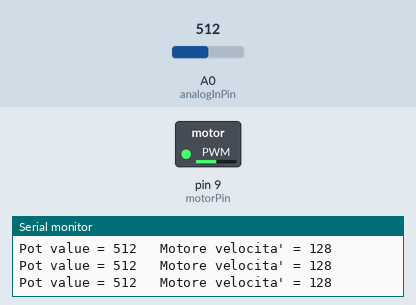
Simulated run of this sketch. Board: Arduino Uno, built with avr-gcc and run on an emulated ATmega328P. On the bench: switched loads named in the sketch (green lamp = pin HIGH), the last lines printed to the serial monitor. Inputs (shaded band) come from the test bench; at power-on: A0 (analogInPin) = 512.

Above: at 1.2 s.
1.3 s: A0 (analogInPin) set to 122
At 2.5 s:
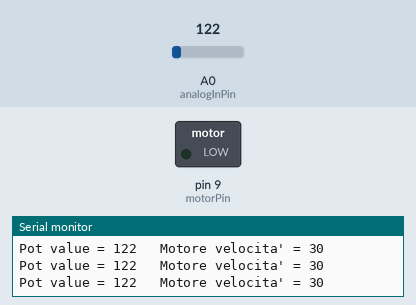
2.8 s: A0 (analogInPin) set to 193
5.8 s: A0 (analogInPin) set to 218
At 6.2 s:
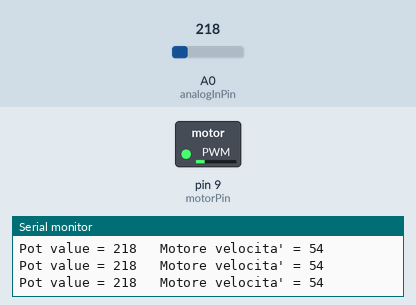
7.3 s: A0 (analogInPin) set to 386
At 8.4 s:
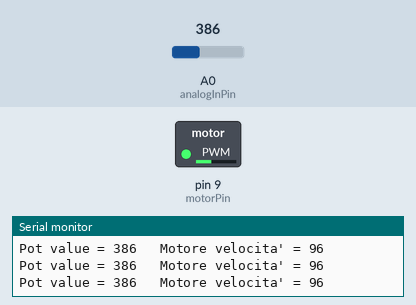
10.3 s: A0 (analogInPin) set to 411
At 11.8 s:
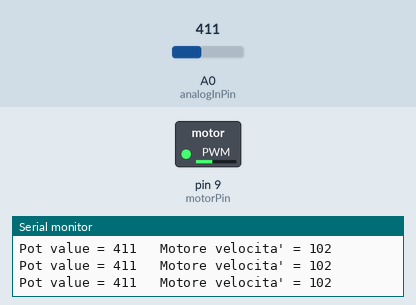
13.3 s: A0 (analogInPin) set to 0
At 14.5 s:
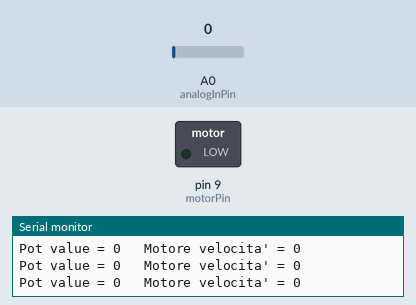
Timing chart, 0 to 15.8 s (numbered marks = the images above; inputs shaded):
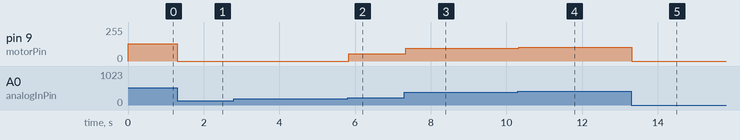

Measured:
- the behaviour switches between 203 and 204 on A0 (analogInPin) (found by bisection; images 1 and 2)
- after the input at 1.3 s, pin 9 (motorPin): 128/255 → 0/255 at once
- after the input at 5.8 s, pin 9 (motorPin): 0/255 → 54/255 at once
- after the input at 7.3 s, pin 9 (motorPin): 54/255 → 96/255 at once
- after the input at 10.3 s, pin 9 (motorPin): 96/255 → 102/255 at once
- after the input at 13.3 s, pin 9 (motorPin): 102/255 → 0/255 at once

The sketch:

simple_motor_PWM_potenziometer__minimum_transistor_diode_3.ino
```cpp
/*
  Simple Motor : Potenziometro con minimo

 Motore DC con variazione della velocita' impostata
 tramite un potenziometro 10k ohms,
 settato un valore minimo sotto il quale il motore
 non viene attivato.

 Schema: http://lab.piffa.net/schemi/motor_pot_bb.png

 */

const int analogInPin  = A0; // Pin a cui e' collegato il potenziometro
const int motorPin     = 9;

int potValue     = 0;
int motValue   = 0;
const int minMotValue = 50 ; // Valore minimo per il motore,
            // questo variera' in base ai motori

void setup() {
  pinMode(motorPin, OUTPUT);
  Serial.begin(9600); // Debuggin

}
void loop() {
  potValue = analogRead(analogInPin);
  motValue = potValue / 4 ; // mappatura 1024 -> 255

if (motValue > minMotValue) { // Minimum motor spped check
  analogWrite(motorPin,motValue); // Imposta la velocita' del motore
} else {
analogWrite(motorPin,LOW) ;
}


  Serial.print("Pot value = " );
  Serial.print(potValue);
  Serial.print("\t Motore velocita' = ");
  Serial.println(motValue);
  delay(3); // Pausa, aiuta a stabilizzare l'input

}
```
